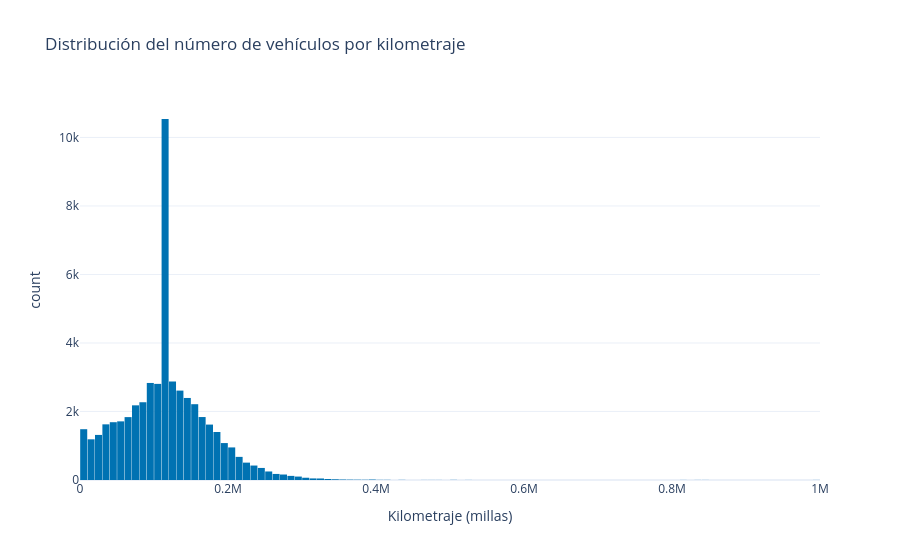
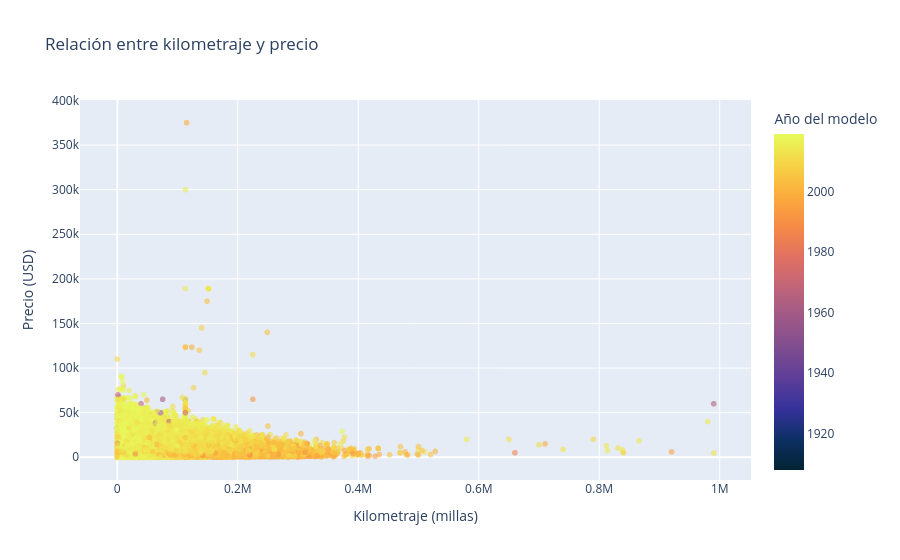
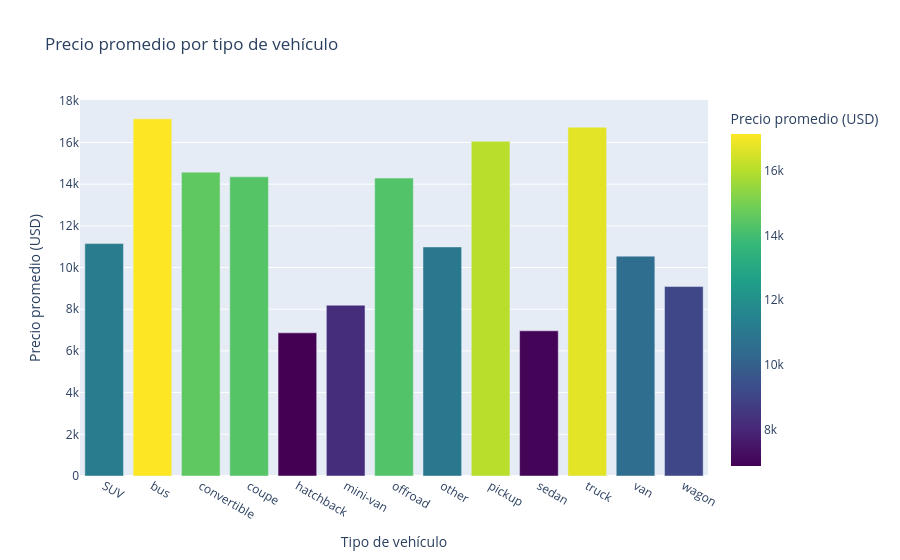
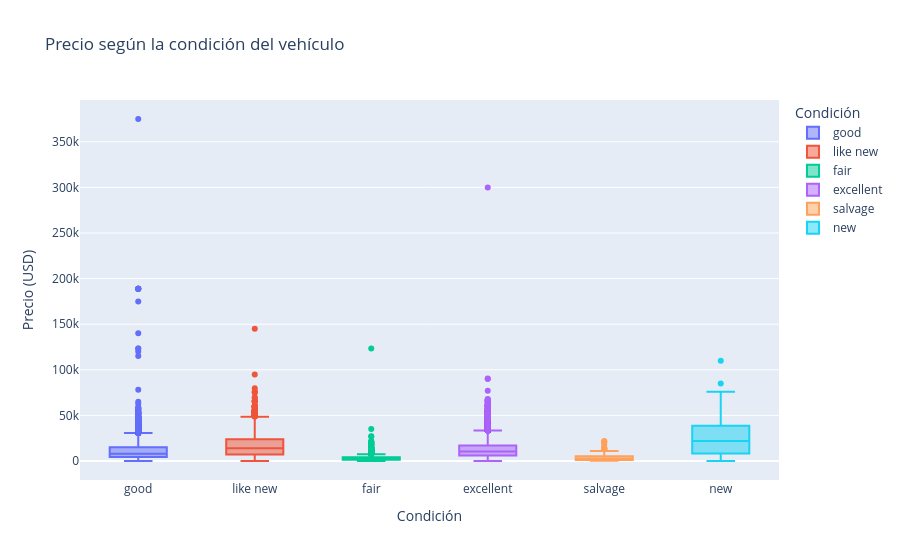

The code cell stored with these charts, in order, in its notebook:
### Code cell
# proyecto sprint 7 
#carga de librerías
import pandas as pd
import numpy as np
import matplotlib.pyplot as plt
import seaborn as sns
import plotly.express as px


# carga de datos
data_path = r"D:/Usuario/triple_ten/Sprint-7/notebooks/vehicles_us.csv"
df = pd.read_csv(data_path)

# exploración inicial
#df.info()
#df.sample(10)

# limpieza de datos
## datos faltantes y duplicados

df.isna().sum()
df.duplicated().sum()

# manejo de datos faltantes
df_clean = df.copy()
df_clean['model_year'] = df_clean['model_year'].fillna(df_clean['model_year'].median())
df_clean['cylinders'] = df_clean['cylinders'].fillna(df_clean['cylinders'].mode()[0])
df_clean['odometer'] = df_clean['odometer'].fillna(df_clean['odometer'].median())
df_clean['paint_color'] = df_clean['paint_color'].fillna('unknown')
df_clean['is_4wd'] = df_clean['is_4wd'].fillna(0)
#df_clean.info()

#Visualización de datos

#distibucion del kilometraje 
#histograma
fig1 = px.histogram(
    df_clean,
    x="odometer",
    nbins=50,
    title="Distribución del kilometraje (odometer)",
    labels={"odometer": "Kilometraje"})
#fig1.show()

#boxplot kilometraje 
fig2 = px.box(
    df_clean,
    y="odometer",
    title="Detección de outliers en el kilometraje",
    labels={"odometer": "Kilometraje"})
#fig2.show()

#boxplot año del modelo
fig3 = px.box(
    df_clean,
    y="model_year",
    title="Distribución y outliers del año del modelo",
    labels={"model_year": "Año del modelo"})
#fig3.show()

#distribucion de precios 
sns.set_theme(style="whitegrid", palette="pastel")
plt.figure(figsize=(8, 5))
sns.histplot(df_clean["price"], bins=50, kde=True, color="skyblue")
plt.title("Distribución de precios de vehículos", fontsize=14)
plt.xlabel("Precio (USD)")
plt.ylabel("Frecuencia")
#plt.show()

#distribucion de kilometraje 
plt.figure(figsize=(8, 5))
sns.histplot(df_clean["odometer"], bins=50, kde=True, color="salmon")
plt.title("Distribución del kilometraje (odometer)", fontsize=14)
plt.xlabel("Kilometraje (millas)")
plt.ylabel("Frecuencia")
#plt.show()

#Histograma del kilometraje por año del modelo

fig5 = px.histogram(
    df_clean,
    x="odometer",
    nbins=100,
    title="Distribución del número de vehículos por kilometraje",
    labels={"odometer": "Kilometraje (millas)", "count": "Número de vehículos"},
    color_discrete_sequence=["#0072B2"])
fig5.update_layout(
    template="plotly_white",
    bargap=0.05)

fig5.show()

# correlación entre variables numéricas
numeric_cols = ["price", "model_year", "odometer", "cylinders", "days_listed"]
corr = df_clean[numeric_cols].corr()

plt.figure(figsize=(8, 6))
sns.heatmap(corr, annot=True, cmap="coolwarm", fmt=".2f")
plt.title("Matriz de correlación entre variables numéricas", fontsize=14)
plt.show()

#correlacion entre precio y kilometraje
fig7 = px.scatter(
    df_clean,
    x="odometer",
    y="price",
    color="model_year",
    title="Relación entre kilometraje y precio",
    labels={"odometer": "Kilometraje (millas)", "price": "Precio (USD)", "model_year": "Año del modelo"},
    opacity=0.6,
    color_continuous_scale="thermal")
fig7.show()

#Precio promedio por tipo  de vehiculo 
fig4 = px.bar(
    df_clean.groupby("type", as_index=False)["price"].mean(),
    x="type",
    y="price",
    title="Precio promedio por tipo de vehículo",
    labels={"price": "Precio promedio (USD)", "type": "Tipo de vehículo"},
    color="price",
    color_continuous_scale="Viridis")
fig4.show()

#precio promedio segun la condicion del vehiculo
fig5 = px.box(
    df_clean,
    x="condition",
    y="price",
    color="condition",
    title="Precio según la condición del vehículo",
    labels={"condition": "Condición", "price": "Precio (USD)"})
fig5.show()

#precio promedio por tipo de combustible 
fig6 = px.box(
    df_clean,
    x="fuel",
    y="price",
    color="fuel",
    title="Precio por tipo de combustible",
    labels={"fuel": "Tipo de combustible", "price": "Precio (USD)"})
fig6.show()

### Figure 1 — Plotly figure (JSON) as saved in the notebook; plotly's stock layout.template omitted (floating-point values rounded to 4 significant figures; data arrays with more than 128 entries replaced by an {"elided": "..."} marker saying what was removed)
{"data": [{"bingroup": "x", "hovertemplate": "Kilometraje (millas)=%{x}<br>count=%{y}<extra></extra>", "legendgroup": "", "marker": {"color": "#0072B2", "pattern": {"shape": ""}}, "name": "", "nbinsx": 100, "orientation": "v", "showlegend": false, "type": "histogram", "x": {"elided": "51525 float values"}, "xaxis": "x", "yaxis": "y"}], "layout": {"bargap": 0.05, "barmode": "relative", "legend": {"tracegroupgap": 0}, "title": {"text": "Distribución del número de vehículos por kilometraje"}, "xaxis": {"anchor": "y", "domain": [0, 1], "title": {"text": "Kilometraje (millas)"}}, "yaxis": {"anchor": "x", "domain": [0, 1], "title": {"text": "count"}}}}

### Figure 2 — Plotly figure (JSON) as saved in the notebook; plotly's stock layout.template omitted (floating-point values rounded to 4 significant figures; data arrays with more than 128 entries replaced by an {"elided": "..."} marker saying what was removed)
{"data": [{"hovertemplate": "Kilometraje (millas)=%{x}<br>Precio (USD)=%{y}<br>Año del modelo=%{marker.color}<extra></extra>", "legendgroup": "", "marker": {"color": {"elided": "51525 float values"}, "coloraxis": "coloraxis", "opacity": 0.6, "symbol": "circle"}, "mode": "markers", "name": "", "showlegend": false, "type": "scattergl", "x": {"elided": "51525 float values"}, "xaxis": "x", "y": {"elided": "51525 int values"}, "yaxis": "y"}], "layout": {"coloraxis": {"colorbar": {"title": {"text": "Año del modelo"}}, "colorscale": [[0, "rgb(3, 35, 51)"], [0.09091, "rgb(13, 48, 100)"], [0.1818, "rgb(53, 50, 155)"], [0.2727, "rgb(93, 62, 153)"], [0.3636, "rgb(126, 77, 143)"], [0.4545, "rgb(158, 89, 135)"], [0.5455, "rgb(193, 100, 121)"], [0.6364, "rgb(225, 113, 97)"], [0.7273, "rgb(246, 139, 69)"], [0.8182, "rgb(251, 173, 60)"], [0.9091, "rgb(246, 211, 70)"], [1, "rgb(231, 250, 90)"]]}, "legend": {"tracegroupgap": 0}, "title": {"text": "Relación entre kilometraje y precio"}, "xaxis": {"anchor": "y", "domain": [0, 1], "title": {"text": "Kilometraje (millas)"}}, "yaxis": {"anchor": "x", "domain": [0, 1], "title": {"text": "Precio (USD)"}}}}

### Figure 3 — Plotly figure (JSON) as saved in the notebook; plotly's stock layout.template omitted (floating-point values rounded to 4 significant figures)
{"data": [{"hovertemplate": "Tipo de vehículo=%{x}<br>Precio promedio (USD)=%{marker.color}<extra></extra>", "legendgroup": "", "marker": {"color": [11150.0, 17140.0, 14580.0, 14350.0, 6869.0, 8193.0, 14290.0, 10990.0, 16060.0, 6965.0, 16730.0, 10550.0, 9088.0], "coloraxis": "coloraxis", "pattern": {"shape": ""}}, "name": "", "orientation": "v", "showlegend": false, "textposition": "auto", "type": "bar", "x": ["SUV", "bus", "convertible", "coupe", "hatchback", "mini-van", "offroad", "other", "pickup", "sedan", "truck", "van", "wagon"], "xaxis": "x", "y": [11150.0, 17140.0, 14580.0, 14350.0, 6869.0, 8193.0, 14290.0, 10990.0, 16060.0, 6965.0, 16730.0, 10550.0, 9088.0], "yaxis": "y"}], "layout": {"barmode": "relative", "coloraxis": {"colorbar": {"title": {"text": "Precio promedio (USD)"}}, "colorscale": [[0, "#440154"], [0.1111, "#482878"], [0.2222, "#3e4989"], [0.3333, "#31688e"], [0.4444, "#26828e"], [0.5556, "#1f9e89"], [0.6667, "#35b779"], [0.7778, "#6ece58"], [0.8889, "#b5de2b"], [1, "#fde725"]]}, "legend": {"tracegroupgap": 0}, "title": {"text": "Precio promedio por tipo de vehículo"}, "xaxis": {"anchor": "y", "domain": [0, 1], "title": {"text": "Tipo de vehículo"}}, "yaxis": {"anchor": "x", "domain": [0, 1], "title": {"text": "Precio promedio (USD)"}}}}

### Figure 4 — Plotly figure (JSON) as saved in the notebook; plotly's stock layout.template omitted (floating-point values rounded to 4 significant figures; data arrays with more than 128 entries replaced by an {"elided": "..."} marker saying what was removed)
{"data": [{"alignmentgroup": "True", "hovertemplate": "Condición=%{x}<br>Precio (USD)=%{y}<extra></extra>", "legendgroup": "good", "marker": {"color": "#636efa"}, "name": "good", "notched": false, "offsetgroup": "good", "orientation": "v", "showlegend": true, "type": "box", "x": {"elided": "20145 str values"}, "x0": " ", "xaxis": "x", "y": {"elided": "20145 int values"}, "y0": " ", "yaxis": "y"}, {"alignmentgroup": "True", "hovertemplate": "Condición=%{x}<br>Precio (USD)=%{y}<extra></extra>", "legendgroup": "like new", "marker": {"color": "#EF553B"}, "name": "like new", "notched": false, "offsetgroup": "like new", "orientation": "v", "showlegend": true, "type": "box", "x": {"elided": "4742 str values"}, "x0": " ", "xaxis": "x", "y": {"elided": "4742 int values"}, "y0": " ", "yaxis": "y"}, {"alignmentgroup": "True", "hovertemplate": "Condición=%{x}<br>Precio (USD)=%{y}<extra></extra>", "legendgroup": "fair", "marker": {"color": "#00cc96"}, "name": "fair", "notched": false, "offsetgroup": "fair", "orientation": "v", "showlegend": true, "type": "box", "x": {"elided": "1607 str values"}, "x0": " ", "xaxis": "x", "y": {"elided": "1607 int values"}, "y0": " ", "yaxis": "y"}, {"alignmentgroup": "True", "hovertemplate": "Condición=%{x}<br>Precio (USD)=%{y}<extra></extra>", "legendgroup": "excellent", "marker": {"color": "#ab63fa"}, "name": "excellent", "notched": false, "offsetgroup": "excellent", "orientation": "v", "showlegend": true, "type": "box", "x": {"elided": "24773 str values"}, "x0": " ", "xaxis": "x", "y": {"elided": "24773 int values"}, "y0": " ", "yaxis": "y"}, {"alignmentgroup": "True", "hovertemplate": "Condición=%{x}<br>Precio (USD)=%{y}<extra></extra>", "legendgroup": "salvage", "marker": {"color": "#FFA15A"}, "name": "salvage", "notched": false, "offsetgroup": "salvage", "orientation": "v", "showlegend": true, "type": "box", "x": ["salvage", "salvage", "salvage", "salvage", "salvage", "salvage", "salvage", "salvage", "salvage", "salvage", "salvage", "salvage", "salvage", "salvage", "salvage", "salvage", "salvage", "salvage", "salvage", "salvage", "salvage", "salvage", "salvage", "salvage", "salvage", "salvage", "salvage", "salvage", "salvage", "salvage", "salvage", "salvage", "salvage", "salvage", "salvage", "salvage", "salvage", "salvage", "salvage", "salvage", "salvage", "salvage", "salvage", "salvage", "salvage", "salvage", "salvage", "salvage", "salvage", "salvage", "salvage", "salvage", "salvage", "salvage", "salvage", "salvage", "salvage", "salvage", "salvage", "salvage", "salvage", "salvage", "salvage", "salvage", "salvage", "salvage", "salvage", "salvage", "salvage", "salvage", "salvage", "salvage", "salvage", "salvage", "salvage", "salvage", "salvage", "salvage", "salvage", "salvage", "salvage", "salvage", "salvage", "salvage", "salvage", "salvage", "salvage", "salvage", "salvage", "salvage", "salvage", "salvage", "salvage", "salvage", "salvage", "salvage", "salvage", "salvage", "salvage", "salvage", "salvage", "salvage", "salvage", "salvage", "salvage", "salvage", "salvage", "salvage", "salvage", "salvage", "salvage", "salvage", "salvage", "salvage", "salvage"], "x0": " ", "xaxis": "x", "y": [600, 1000, 5500, 999, 850, 5000, 8000, 2500, 1800, 1000, 1500, 1800, 8000, 580, 2700, 11000, 800, 800, 3800, 4100, 12900, 400, 18500, 13500, 5500, 900, 850, 4500, 3750, 22000, 800, 1700, 9450, 2000, 1500, 5000, 4000, 800, 13000, 800, 15000, 2950, 1500, 3500, 800, 10700, 9975, 1400, 1200, 3500, 800, 20750, 8750, 13200, 6750, 2950, 2495, 2400, 2700, 2500, 800, 1200, 1200, 1000, 4500, 500, 4700, 1000, 3500, 5200, 20750, 8750, 8725, 750, 5000, 1700, 3000, 3000, 6000, 2500, 700, 5990, 500, 2500, 2250, 650, 700, 1000, 1900, 600, 7000, 1000, 1500, 7000, 4800, 500, 2000, 700, 3000, 5000, 7000, 450, 9900, 1500, 5000, 14500, 500, 1500, 1000, 850, 500, 3500, 5000, 2900, 2700], "y0": " ", "yaxis": "y"}, {"alignmentgroup": "True", "hovertemplate": "Condición=%{x}<br>Precio (USD)=%{y}<extra></extra>", "legendgroup": "new", "marker": {"color": "#19d3f3"}, "name": "new", "notched": false, "offsetgroup": "new", "orientation": "v", "showlegend": true, "type": "box", "x": {"elided": "143 str values"}, "x0": " ", "xaxis": "x", "y": {"elided": "143 int values"}, "y0": " ", "yaxis": "y"}], "layout": {"boxmode": "overlay", "legend": {"title": {"text": "Condición"}, "tracegroupgap": 0}, "title": {"text": "Precio según la condición del vehículo"}, "xaxis": {"anchor": "y", "categoryarray": ["good", "like new", "fair", "excellent", "salvage", "new"], "categoryorder": "array", "domain": [0, 1], "title": {"text": "Condición"}}, "yaxis": {"anchor": "x", "domain": [0, 1], "title": {"text": "Precio (USD)"}}}}
